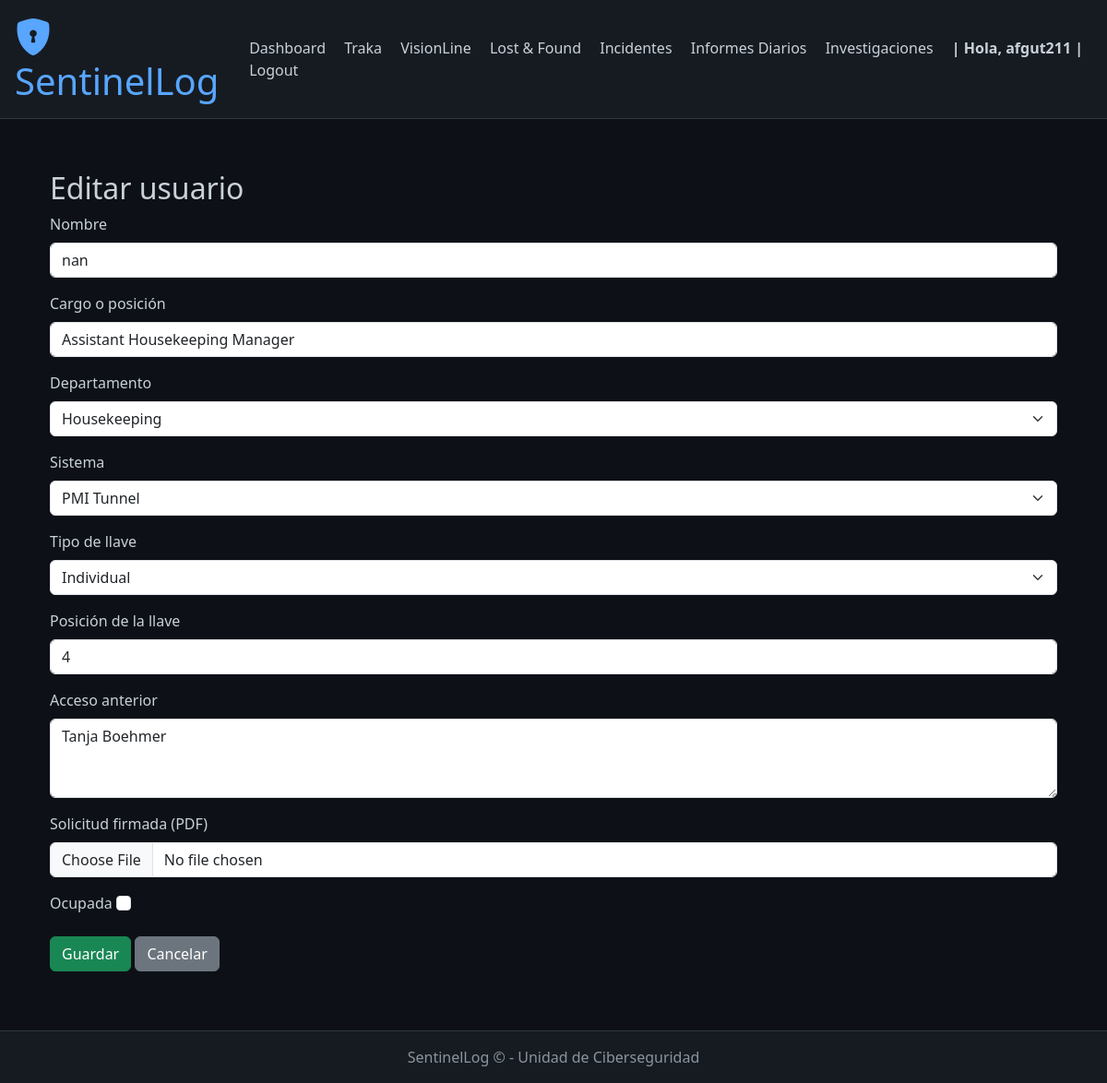
Page /traka/10/editar/ (signed in) on the earlier database version.
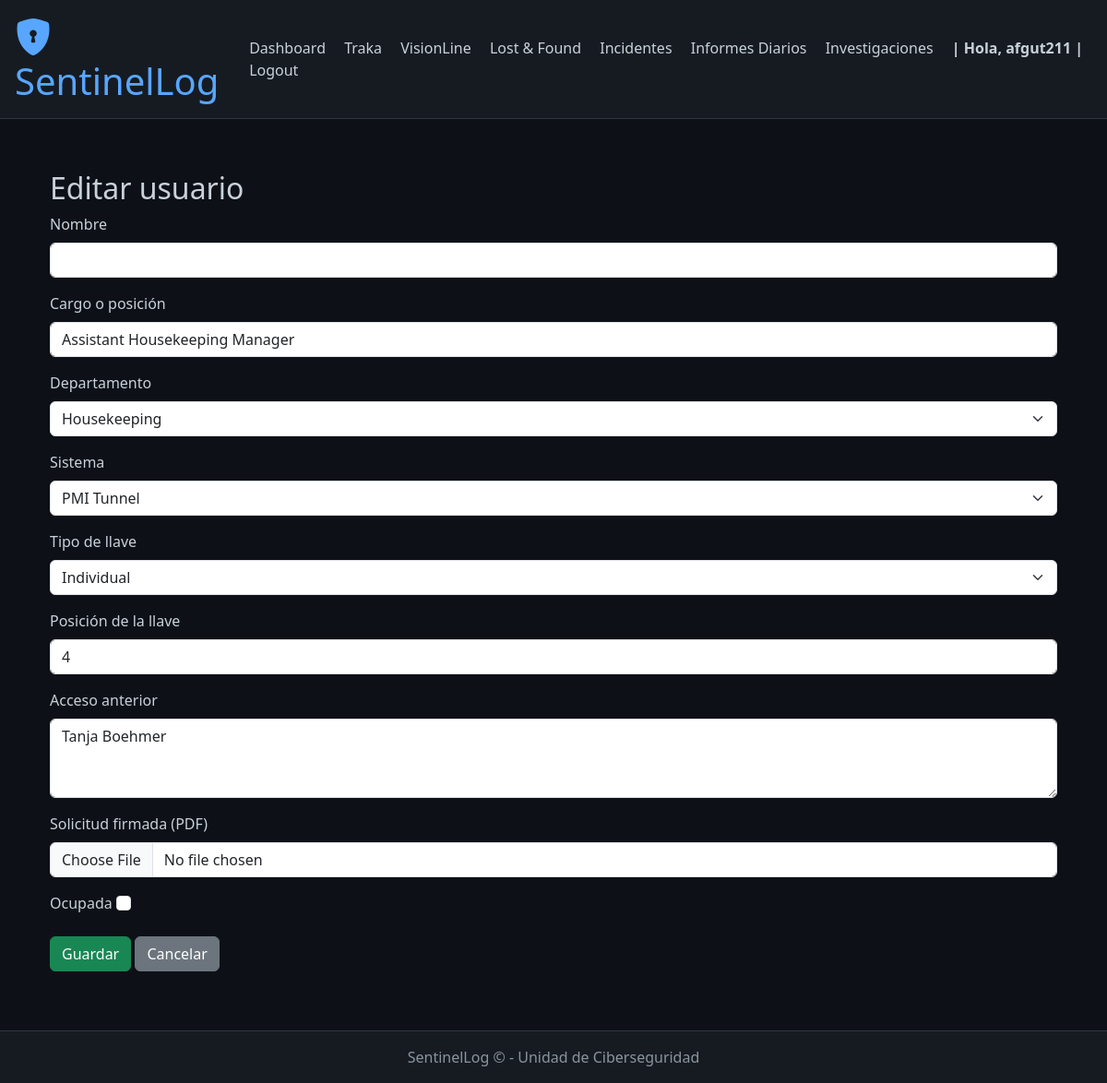
Same page on the later database version.
### traka/models.py (models this page shows, shortened)
class TrakaKeyUser(models.Model):
    DEPARTAMENTO_CHOICES = [
        ("Accounting", "Accounting"),
        ("Activities", "Activities"),
        ("Dirección", "Dirección"),
        ("Emergency", "Emergency"),
        ("Engineering", "Engineering"),
        ("Eulen", "Eulen"),
        ("F&B", "F&B"),
        ("Front Office", "Front Office"),
        ("Golf", "Golf"),
        ("Grounds", "Grounds"),
        ("Human Resources", "Human Resources"),
        ("Housekeeping", "Housekeeping"),
        ("IT", "IT"),
        ("MOD", "MOD"),
        ("Safety & Security", "Safety & Security"),
        ("Sales & Marketing", "Sales & Marketing"),
    ]
    SISTEMA_CHOICES = [
        ("PMI Tunnel", "PMI Tunnel"),
        ("pmimckeytra2 GARITA", "pmimckeytra2 GARITA"),
        ("pmimckeytra3 GROUND", "pmimckeytra3 GROUND"),
    ]
    TIPO_LLAVE_CHOICES = [
        ("Común", "Común"),
        ("Individual", "Individual"),
    ]
    nombre = models.CharField("Nombre", max_length=100, blank=True)
    cargo = models.CharField("Cargo o posición", max_length=100)
    departamento = models.CharField("Departamento", max_length=30, choices=DEPARTAMENTO_CHOICES)
    sistema = models.CharField("Sistema", max_length=30, choices=SISTEMA_CHOICES)
    tipo_llave = models.CharField("Tipo de llave", max_length=15, choices=TIPO_LLAVE_CHOICES)
    posicion = models.PositiveIntegerField("Posición de la llave")
    acceso_anterior = models.TextField("Acceso anterior", blank=True)
    solicitud_pdf = models.FileField("Solicitud firmada (PDF)", upload_to="traka/solicitudes/", blank=True, null=True)
    fecha_asignacion = models.DateField("Fecha de asignación", auto_now_add=True)
    activo = models.BooleanField("Ocupada", default=True)  # True=ocupada, False=libre
    fecha_desasignacion = models.DateField("Fecha de desasignación", blank=True, null=True)
    class Meta:
        unique_together = ("sistema", "posicion")
        ordering = ["sistema", "posicion"]

### traka/views.py (the view, shortened to what this page needs)
# urls.py: path("<int:pk>/editar/", views.TrakaKeyUserUpdateView.as_view(), name="user_update"),
class TrakaKeyUserUpdateView(UpdateView):
    model = TrakaKeyUser
    form_class = TrakaKeyUserForm
    template_name = "traka/user_form.html"
    success_url = reverse_lazy("traka:user_list")

### traka/forms.py
class TrakaKeyUserForm(forms.ModelForm):
    class Meta:
        model = TrakaKeyUser
        fields = [
            "nombre", "cargo", "departamento", "sistema", "tipo_llave",
            "posicion", "acceso_anterior", "solicitud_pdf", "activo"
        ]
        widgets = {
            "nombre": forms.TextInput(attrs={"class": "form-control"}),
            "cargo": forms.TextInput(attrs={"class": "form-control"}),
            "departamento": forms.Select(attrs={"class": "form-select"}),
            "sistema": forms.Select(attrs={"class": "form-select"}),
            "tipo_llave": forms.Select(attrs={"class": "form-select"}),
            "posicion": forms.NumberInput(attrs={"class": "form-control"}),
            "acceso_anterior": forms.Textarea(attrs={"class": "form-control", "rows": 3}),
            "solicitud_pdf": forms.ClearableFileInput(attrs={"class": "form-control"}),
            "activo": forms.CheckboxInput(attrs={"class": "form-check-input"}),
        }

### traka/templates/traka/user_form.html (shortened to what this page needs)
{% extends "base.html" %}
{% block content %}
<div class="container mt-4">
    <h2>{% if form.instance.pk %}Editar usuario{% else %}Nuevo usuario{% endif %}</h2>
    <form method="post" enctype="multipart/form-data" class="needs-validation" novalidate>
        {% for field in form %}
            <div class="mb-3">
                <label for="{{ field.id_for_label }}" class="form-label">{{ field.label }}</label>
                {{ field }}
            </div>
        {% endfor %}
        <button type="submit" class="btn btn-success">Guardar</button>
        <a href="{% url 'traka:user_list' %}" class="btn btn-secondary">Cancelar</a>
    </form>
</div>
{% endblock %}

Differences in the rows shown:
changed TrakaKeyUser "Assistant Housekeeping Manager": nombre "nan" → (not shown)
